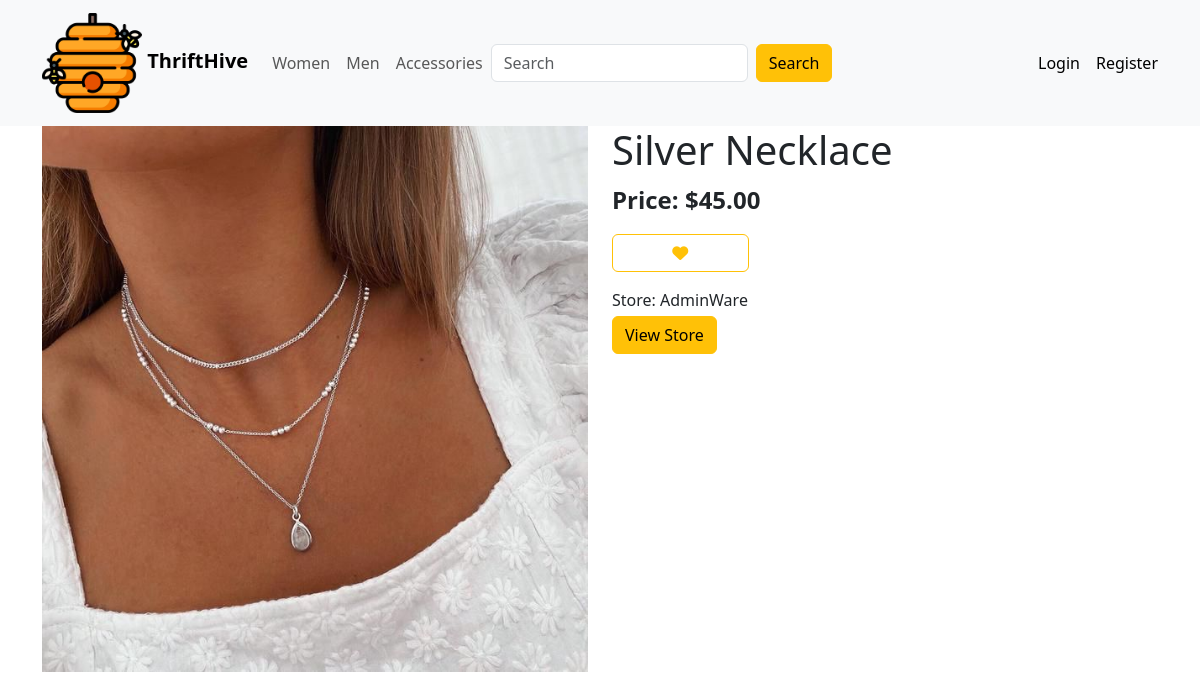
Page /view/14 on the committed database.
### store/models.py (models this page shows, shortened)
class Item(models.Model):
    SIZES = [
        ('small', 'Small'),
        ('medium', 'Medium'),
        ('large', 'Large'),
    ]
    CATEGORIES = [
        ('women', 'Women'),
        ('men', 'Men'),
        ('accessories', 'Accessories'),
    ]
    STATUS = [
        ('available', 'Available'),
        ('sold', 'Sold'),
        ('in_cart', 'In Cart'),
    ]
    name = models.CharField(max_length=50)
    image = models.ImageField(upload_to="imgs/", blank=False, null=False)
    category = models.CharField(max_length=20, choices=CATEGORIES)
    size = models.CharField(max_length=10, choices=SIZES)
    price = models.DecimalField(max_digits=10, decimal_places=2, blank=False, null=False)
    description = models.TextField(blank=True, null=True)
    status = models.CharField(max_length=10, choices=STATUS, default='available')

class Store(models.Model):
    name = models.CharField(max_length=50)
    owner = models.OneToOneField(User, on_delete=models.CASCADE)
    items = models.ManyToManyField(Item)

### store/views.py (the view)
# urls.py: path('view/<int:id>', item_view, name='item_view'),
def item_view(request, id):
    item = Item.objects.get(id=id)
    store = Store.objects.get(items__id=item.id)
    return render(request, 'item_view.html',{'item': item, 'store': store})

### store/templates/item_view.html (shortened to what this page needs)
{% extends 'index.html' %}
{% block content %}
<div class="container">
    <div class="row">
        <div class="col-md-6">
            <img src="{{ item.image.url }}" class="img-fluid" alt="Product Image">
        </div>
        <div class="col-md-6">
            <h1>{{ item.name }}</h1>
            <p class="fw-bold fs-4">Price: ${{ item.price }}</p>
            <form action="{% url 'add_to_cart' item.id %}" method="POST">
                {% if item.status == 'available' %}
                    <button type="submit" class="btn btn-outline-warning w-25"><i class="fa-solid fa-heart"></i></button>
                {% elif item.status == 'in_cart' %}
                    <button type="submit" class="btn btn-warning w-25"><i class="fa-solid fa-heart"></i></button>
                {% endif %}
            </form>
            <p class="mb-1 mt-3">Store: {{ store.name }}</p>
            <a href="{% url 'store_view' username=store.owner %}" class="btn btn-warning">View Store</a>
        </div>
    </div>
</div>
{% endblock %}

### rows in the picture
Item: image (picture), name "Silver Necklace", price "45.00"
Store: name "AdminWare"
